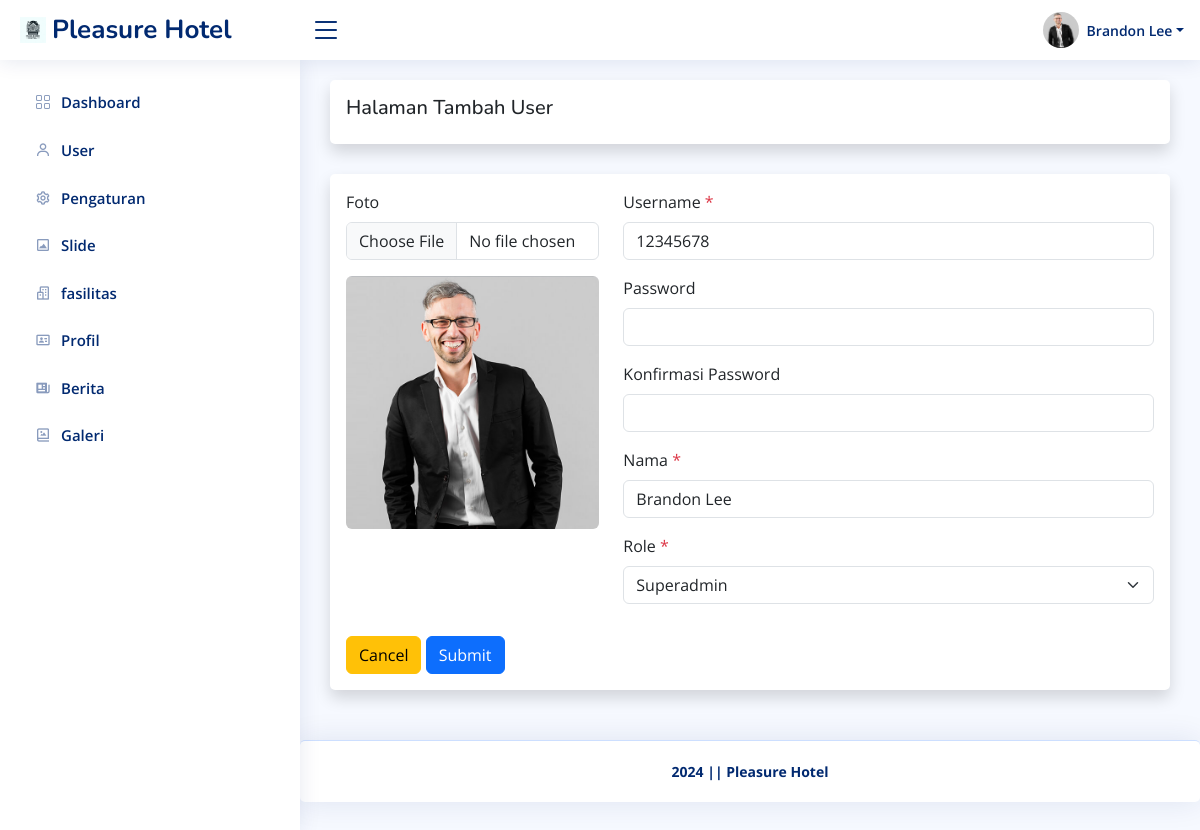
Screenshot of /admin/dashboard/ubah.php (signed in) with the database file from the repository.
### tables this page shows
CREATE TABLE `pengaturan` (
  `id_pengaturan` int(11) NOT NULL,
  `appname` varchar(50) NOT NULL,
  `logo` varchar(255) NOT NULL,
  `copyright` varchar(255) NOT NULL,
  `description` varchar(255) NOT NULL,
  `keyword` varchar(255) NOT NULL,
  `author` varchar(128) NOT NULL
);

CREATE TABLE `user` (
  `id_user` int(11) NOT NULL,
  `username` varchar(128) NOT NULL,
  `password` varchar(255) NOT NULL,
  `nama` varchar(128) NOT NULL,
  `role` int(11) NOT NULL,
  `foto` varchar(255) DEFAULT NULL
);

### helper.php (called while the page is built, shortened)
<?php
$base_url = 'http://localhost/hotelmurah/';
$koneksi = mysqli_connect('localhost', 'root', '', 'hotel');
function getWhere($query)
{
    global $koneksi;
    return mysqli_fetch_assoc(mysqli_query($koneksi, $query));
}

### admin/dashboard/ubah.php (the view, shortened to what this page needs)
<?php require '../template/header.php' ?>
<?php
$user = $akun;
?>
<div class="card shadow p-3">
    <h5>Halaman Tambah User</h5>
</div>
<div class="card shadow p-3">
    <form action="" method="post" id="form" enctype="multipart/form-data">
        <div class="row mb-3">
            <div class="col-md-4">
                <div class="mb-3">
                    <label for="foto" class="form-label">Foto</label>
                    <input class="form-control" type="file" id="upload" name="foto">
                </div>
                <?php if ($user['foto']) : ?>
                    <img src="<?= $base_url; ?>/assets/uploads/user/<?= $user['foto']; ?>" alt="<?= $user['nama']; ?>" id="preview" class="rounded w-100 ">
                <?php else : ?>
                    <img src="<?= $base_url; ?>assets/img/noprofil.png" alt="<?= $user['nama']; ?>" id="preview" class="rounded w-100 ">
                <?php endif ?>
            </div>
            <div class="col-md-8">
                <div class="mb-3">
                    <label for="username" class="form-label">Username <span class="text-danger">*</span></label>
                    <input type="text" class="form-control" id="username" name="username" required value="<?= $user['username']; ?>">
                </div>
                <div class="mb-3">
                    <label for="password" class="form-label">Password </label>
                    <input type="password" class="form-control" id="password" name="password" minlength="8">
                </div>
                <div class="mb-3">
                    <label for="passwordconfirm" class="form-label">Konfirmasi Password </label>
                    <input type="password" class="form-control" id="passwordconfirm" name="passwordconfirm minlength=" 8" data-parsley-equalto="#password">
                </div>
                <div class="mb-3">
                    <label for="nama" class="form-label">Nama <span class="text-danger">*</span></label>
                    <input type="text" class="form-control" id="nama" name="nama" required value="<?= $user['nama']; ?>">
                </div>
                <div class="mb-3">
                    <label for="role" class="form-label">Role <span class="text-danger">*</span></label>
                    <select class="form-select" id="role" name="role" required>
                        <option value="1" <?= $user['role'] == 1 ? 'selected' : ''; ?>>Superadmin</option>
                    </select>
                </div>
            </div>
        </div>
        <a class="btn btn-warning" href="<?= $base_url; ?>admin/dashboard" role="button">Cancel</a>
        <button type="submit" name="submit" class="btn btn-primary">Submit</button>
    </form>
</div>
<?php require '../template/footer.php' ?>

### admin/template/header.php (shortened to what this page needs)
<?php require '../../helper.php' ?>
<?php $pengaturan = getWhere("SELECT * FROM pengaturan WHERE id_pengaturan = 1 "); ?>
<!DOCTYPE html>
<html lang="en">
<head>
    <link href="<?= $base_url; ?>assets/plugins/bootstrap/css/bootstrap.min.css" rel="stylesheet">
    <link href="<?= $base_url; ?>assets/plugins/bootstrap-icons/bootstrap-icons.css" rel="stylesheet">
    <link href="<?= $base_url; ?>assets/plugins/boxicons/css/boxicons.min.css" rel="stylesheet">
    <link href="<?= $base_url; ?>assets/plugins/quill/quill.snow.css" rel="stylesheet">
    <link href="<?= $base_url; ?>assets/plugins/quill/quill.bubble.css" rel="stylesheet">
    <link href="<?= $base_url; ?>assets/plugins/remixicon/remixicon.css" rel="stylesheet">
    <link href="<?= $base_url; ?>assets/plugins/simple-datatables/style.css" rel="stylesheet">
    <link rel="stylesheet" href="https://cdnjs.cloudflare.com/ajax/libs/twitter-bootstrap/5.3.0/css/bootstrap.min.css">
    <link rel="stylesheet" href="https://cdn.datatables.net/2.0.8/css/dataTables.bootstrap5.css">
    <link href="<?= $base_url; ?>assets/css/style.css" rel="stylesheet">
</head>
<body>
    <header id="header" class="header fixed-top d-flex align-items-center">
        <div class="d-flex align-items-center justify-content-between">
            <a href="<?= $base_url; ?>admin/dashboard" class="logo d-flex align-items-center">
                <img src="<?= $base_url; ?>assets/img/<?= $pengaturan['logo']; ?>" alt="">
                <span class="d-none d-lg-block"><?= $pengaturan['appname']; ?></span>
            </a>
            <i class="bi bi-list toggle-sidebar-btn"></i>
        </div>
        <nav class="header-nav ms-auto">
            <ul class="d-flex align-items-center">
                <li class="nav-item dropdown pe-3">
                    <?php
                    $id = $_SESSION['id_user'];
                    $akun = getWhere("SELECT * FROM user WHERE id_user = $id ");
                    ?>
                    <a class="nav-link nav-profile d-flex align-items-center pe-0" href="#" data-bs-toggle="dropdown">
                        <?php if ($akun['foto']) : ?>
                            <img src="<?= $base_url; ?>/assets/uploads/user/<?= $akun['foto']; ?>" alt="<?= $akun['nama']; ?>" class="rounded-circle">
                        <?php else : ?>
                            <img src="<?= $base_url; ?>assets/img/noprofil.png" alt="<?= $akun['nama']; ?>" class="rounded-circle">
                        <?php endif ?>
                        <span class="d-none d-md-block dropdown-toggle ps-2"><?= $akun['nama']; ?></span>
                    </a>
                </li>
            </ul>
        </nav>
    </header>
    <aside id="sidebar" class="sidebar">
        <ul class="sidebar-nav" id="sidebar-nav">
            <li class="nav-item">
                <a class="nav-link collapsed" href="<?= $base_url; ?>admin/dashboard">
                    <i class="bi bi-grid"></i>
                    <span>Dashboard</span>
                </a>
            </li>
            <?php if ($_SESSION['role'] == 1) : ?>
                <li class="nav-item">
                    <a class="nav-link collapsed" href="<?= $base_url; ?>admin/user">
                        <i class='bx bx-user'></i>
                        <span>User</span>
                    </a>
                </li>
            <?php endif ?>
            <li class="nav-item">
                <a class="nav-link collapsed" href="<?= $base_url; ?>admin/pengaturan">
                    <i class='bx bx-cog'></i>
                    <span>Pengaturan</span>
                </a>
            </li>
            <li class="nav-item">
                <a class="nav-link collapsed" href="<?= $base_url; ?>admin/slide">
                    <i class='bx bx-image-alt'></i>
                    <span>Slide</span>
                </a>
            </li>
            <li class="nav-item">
                <a class="nav-link collapsed" href="<?= $base_url; ?>admin/fasilitas">
                    <i class='bx bx-buildings'></i>
                    <span>fasilitas</span>
                </a>
            </li>
            <li class="nav-item">
                <a class="nav-link collapsed" href="<?= $base_url; ?>admin/profil">
                    <i class='bx bx-id-card'></i>
                    <span>Profil</span>
                </a>
            </li>
            <li class="nav-item">
                <a class="nav-link collapsed" href="<?= $base_url; ?>admin/berita">
                    <i class='bx bxs-news' ></i>
                    <span>Berita</span>
                </a>
            </li>
            <li class="nav-item">
                <a class="nav-link collapsed" href="<?= $base_url; ?>admin/galery">
                    <i class='bx bx-photo-album'></i>
                    <span>Galeri</span>
                </a>
            </li>
        </ul>
    </aside>
    <main id="main" class="main">

### admin/template/footer.php (shortened to what this page needs)
</main>
<footer id="footer" class="footer card">
    <div class="copyright fw-bold">
        <?= $pengaturan['copyright']; ?>
    </div>
</footer>
</body>
</html>

### assets/css/style.css (style rules this page uses)
:root { scroll-behavior: smooth; }
body { font-family: "Open Sans", sans-serif; background: #f6f9ff; color: #444444; }
a { color: #4154f1; text-decoration: none; }
h1, h2, h3, h4, h5, h6 { font-family: "Nunito", sans-serif; }
#main { margin-top: 60px; padding: 20px 30px; transition: all 0.3s; }
.card { margin-bottom: 30px; border: none; border-radius: 5px; box-shadow: 0px 0 30px rgba(1, 41, 112, 0.1); }
.logo { line-height: 1; }
@media (min-width: 1200px) { .logo { width: 280px; } }
.logo img { max-height: 26px; margin-right: 6px; }
.logo span { font-size: 26px; font-weight: 700; color: #012970; font-family: "Nunito", sans-serif; }
.header { transition: all 0.5s; z-index: 997; height: 60px; box-shadow: 0px 2px 20px rgba(1, 41, 112, 0.1); background-color: #fff; padding-left: 20px; }
.header .toggle-sidebar-btn { font-size: 32px; padding-left: 10px; cursor: pointer; color: #012970; }
.header-nav ul { list-style: none; }
.header-nav>ul { margin: 0; padding: 0; }
.header-nav .nav-profile { color: #012970; }
.header-nav .nav-profile img { max-height: 36px; }
.header-nav .nav-profile span { font-size: 14px; font-weight: 600; }
.sidebar { position: fixed; top: 60px; left: 0; bottom: 0; width: 300px; z-index: 996; transition: all 0.3s; padding: 20px; overflow-y: auto; scrollbar-width: thin; scrollbar-color: #aab7cf transparent; box-shadow: 0px 0px 20px rgba(1, 41, 112, 0.1); background-color: #fff; }
@media (min-width: 1200px) { #main, #footer { margin-left: 300px; } }
.sidebar-nav { padding: 0; margin: 0; list-style: none; }
.sidebar-nav li { padding: 0; margin: 0; list-style: none; }
.sidebar-nav .nav-item { margin-bottom: 5px; }
.sidebar-nav .nav-link { display: flex; align-items: center; font-size: 15px; font-weight: 600; color: #4154f1; transition: 0.3; background: #f6f9ff; padding: 10px 15px; border-radius: 4px; }
.sidebar-nav .nav-link i { font-size: 16px; margin-right: 10px; color: #4154f1; }
.sidebar-nav .nav-link.collapsed { color: #012970; background: #fff; }
.sidebar-nav .nav-link.collapsed i { color: #899bbd; }
.footer { padding: 20px 0; font-size: 14px; transition: all 0.3s; border-top: 1px solid #cddfff; }
.footer .copyright { text-align: center; color: #012970; }

### rows the page displays
pengaturan: logo (picture), appname "Pleasure Hotel", copyright "2024 || Pleasure Hotel"
user: foto (picture), nama "Brandon Lee", username "12345678", role "Superadmin"
